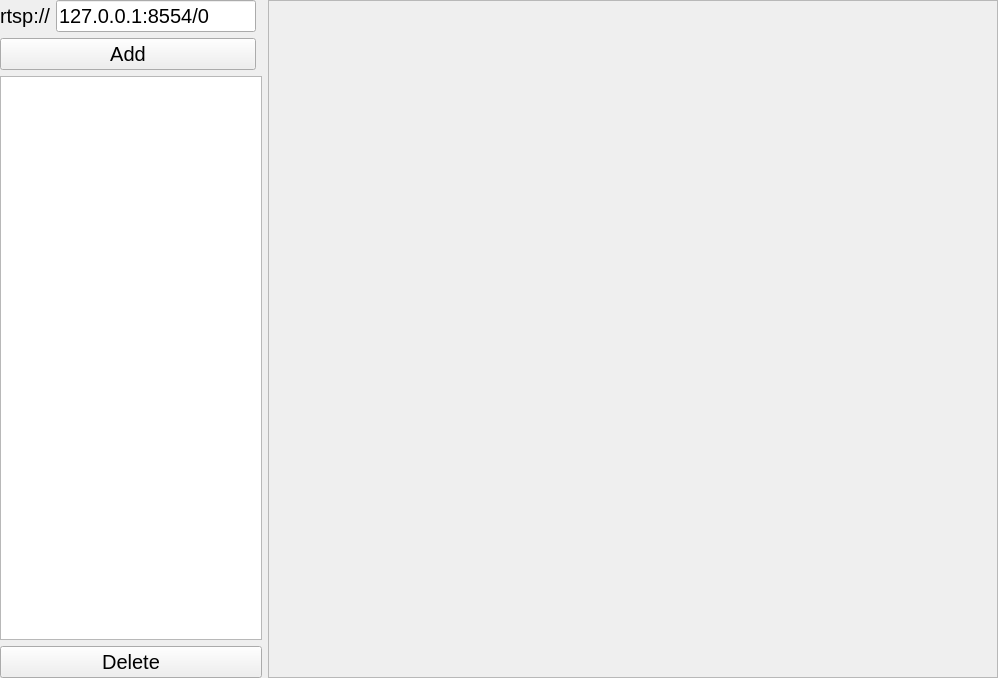
<?xml version="1.0" encoding="UTF-8"?>
<ui version="4.0">
 <class>LivePanel</class>
 <widget class="QWidget" name="LivePanel">
  <property name="geometry">
   <rect>
    <x>0</x>
    <y>0</y>
    <width>998</width>
    <height>678</height>
   </rect>
  </property>
  <property name="sizePolicy">
   <sizepolicy hsizetype="Expanding" vsizetype="Expanding">
    <horstretch>0</horstretch>
    <verstretch>0</verstretch>
   </sizepolicy>
  </property>
  <property name="font">
   <font>
    <pointsize>15</pointsize>
   </font>
  </property>
  <property name="windowTitle">
   <string>LivePanel</string>
  </property>
  <layout class="QGridLayout" name="gridLayout">
   <property name="leftMargin">
    <number>0</number>
   </property>
   <property name="topMargin">
    <number>0</number>
   </property>
   <property name="rightMargin">
    <number>0</number>
   </property>
   <property name="bottomMargin">
    <number>0</number>
   </property>
   <item row="0" column="1">
    <widget class="QLineEdit" name="edtURI">
     <property name="sizePolicy">
      <sizepolicy hsizetype="Fixed" vsizetype="Preferred">
       <horstretch>0</horstretch>
       <verstretch>0</verstretch>
      </sizepolicy>
     </property>
     <property name="minimumSize">
      <size>
       <width>200</width>
       <height>0</height>
      </size>
     </property>
     <property name="maximumSize">
      <size>
       <width>200</width>
       <height>16777215</height>
      </size>
     </property>
     <property name="text">
      <string>127.0.0.1:8554/0</string>
     </property>
    </widget>
   </item>
   <item row="0" column="3" rowspan="4">
    <widget class="VMdiArea" name="vmdiarea">
     <property name="sizePolicy">
      <sizepolicy hsizetype="Expanding" vsizetype="Expanding">
       <horstretch>0</horstretch>
       <verstretch>0</verstretch>
      </sizepolicy>
     </property>
     <property name="frameShape">
      <enum>QFrame::StyledPanel</enum>
     </property>
     <property name="frameShadow">
      <enum>QFrame::Raised</enum>
     </property>
    </widget>
   </item>
   <item row="3" column="0" colspan="3">
    <widget class="QPushButton" name="btmDel">
     <property name="sizePolicy">
      <sizepolicy hsizetype="Expanding" vsizetype="Fixed">
       <horstretch>0</horstretch>
       <verstretch>0</verstretch>
      </sizepolicy>
     </property>
     <property name="text">
      <string>Delete</string>
     </property>
    </widget>
   </item>
   <item row="2" column="0" colspan="3">
    <widget class="QListWidget" name="lwChannel">
     <property name="sizePolicy">
      <sizepolicy hsizetype="Expanding" vsizetype="Expanding">
       <horstretch>0</horstretch>
       <verstretch>0</verstretch>
      </sizepolicy>
     </property>
     <property name="minimumSize">
      <size>
       <width>0</width>
       <height>0</height>
      </size>
     </property>
     <property name="maximumSize">
      <size>
       <width>16777215</width>
       <height>16777215</height>
      </size>
     </property>
     <property name="editTriggers">
      <set>QAbstractItemView::NoEditTriggers</set>
     </property>
     <property name="selectionBehavior">
      <enum>QAbstractItemView::SelectRows</enum>
     </property>
    </widget>
   </item>
   <item row="0" column="0">
    <widget class="QLabel" name="label">
     <property name="sizePolicy">
      <sizepolicy hsizetype="Preferred" vsizetype="Preferred">
       <horstretch>0</horstretch>
       <verstretch>0</verstretch>
      </sizepolicy>
     </property>
     <property name="text">
      <string>rtsp://</string>
     </property>
    </widget>
   </item>
   <item row="1" column="0" colspan="2">
    <widget class="QPushButton" name="btmAdd">
     <property name="sizePolicy">
      <sizepolicy hsizetype="Preferred" vsizetype="Preferred">
       <horstretch>0</horstretch>
       <verstretch>0</verstretch>
      </sizepolicy>
     </property>
     <property name="text">
      <string>Add</string>
     </property>
    </widget>
   </item>
  </layout>
 </widget>
 <customwidgets>
  <customwidget>
   <class>VMdiArea</class>
   <extends>QFrame</extends>
   <header>vmdiarea/VMdiArea.h</header>
   <container>1</container>
  </customwidget>
 </customwidgets>
 <resources/>
 <connections/>
</ui>
